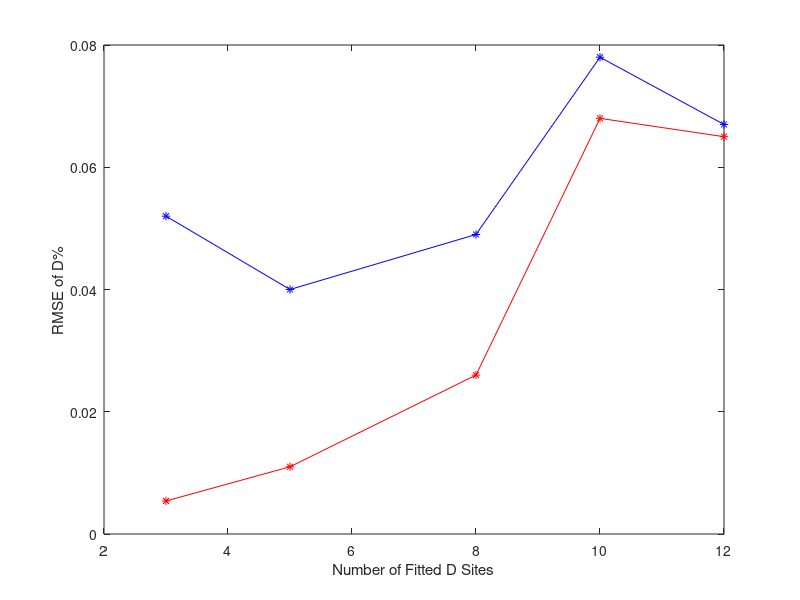

Source code (MATLAB):


figure 

x=[3, 5, 8, 10, 12];
y2=[0.052, 0.04, 0.049, 0.078, 0.067]; %by FL2
y3=[0.0054, 0.011, 0.026, 0.068, 0.065]; %by FL3
plot(x, y2, 'b*-')
hold on
plot(x, y3, 'r*-')
xlabel('Number of Fitted D Sites')
ylabel('RMSE of D%')